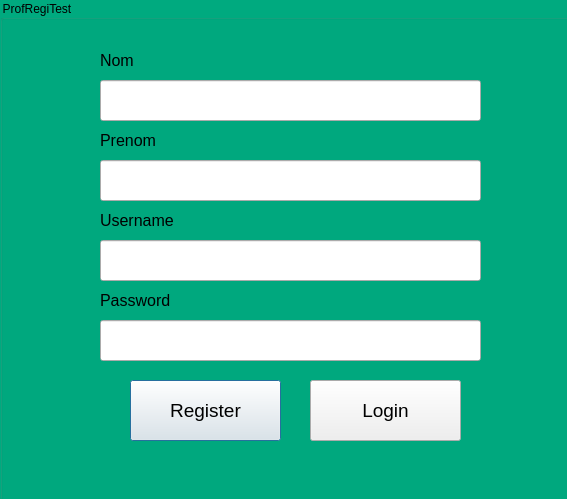
<?xml version="1.0" encoding="UTF-8"?>
<ui version="4.0">
 <class>PlatrformeEtud</class>
 <widget class="QDialog" name="PlatrformeEtud">
  <property name="geometry">
   <rect>
    <x>0</x>
    <y>0</y>
    <width>567</width>
    <height>499</height>
   </rect>
  </property>
  <property name="windowTitle">
   <string>Dialog</string>
  </property>
  <widget class="QGroupBox" name="ProfRegiTest">
   <property name="geometry">
    <rect>
     <x>0</x>
     <y>0</y>
     <width>641</width>
     <height>501</height>
    </rect>
   </property>
   <property name="styleSheet">
    <string notr="true">#ProfRegiTest{
background:rgb(0, 170, 127);
}</string>
   </property>
   <property name="title">
    <string>ProfRegiTest</string>
   </property>
   <widget class="QLabel" name="NomProf">
    <property name="geometry">
     <rect>
      <x>100</x>
      <y>50</y>
      <width>63</width>
      <height>20</height>
     </rect>
    </property>
    <property name="font">
     <font>
      <pointsize>12</pointsize>
     </font>
    </property>
    <property name="text">
     <string>Nom</string>
    </property>
   </widget>
   <widget class="QLabel" name="PrenomProf">
    <property name="geometry">
     <rect>
      <x>100</x>
      <y>130</y>
      <width>91</width>
      <height>20</height>
     </rect>
    </property>
    <property name="font">
     <font>
      <pointsize>12</pointsize>
     </font>
    </property>
    <property name="text">
     <string>Prenom</string>
    </property>
   </widget>
   <widget class="QLabel" name="PasswordProf">
    <property name="geometry">
     <rect>
      <x>100</x>
      <y>290</y>
      <width>101</width>
      <height>20</height>
     </rect>
    </property>
    <property name="font">
     <font>
      <pointsize>12</pointsize>
     </font>
    </property>
    <property name="text">
     <string>Password</string>
    </property>
   </widget>
   <widget class="QLabel" name="UsernameProf">
    <property name="geometry">
     <rect>
      <x>100</x>
      <y>210</y>
      <width>111</width>
      <height>20</height>
     </rect>
    </property>
    <property name="font">
     <font>
      <pointsize>12</pointsize>
     </font>
    </property>
    <property name="text">
     <string>Username</string>
    </property>
   </widget>
   <widget class="QLineEdit" name="NomProf_2">
    <property name="geometry">
     <rect>
      <x>100</x>
      <y>80</y>
      <width>381</width>
      <height>41</height>
     </rect>
    </property>
   </widget>
   <widget class="QLineEdit" name="PrenomProf_2">
    <property name="geometry">
     <rect>
      <x>100</x>
      <y>160</y>
      <width>381</width>
      <height>41</height>
     </rect>
    </property>
   </widget>
   <widget class="QLineEdit" name="UsernameProf_2">
    <property name="geometry">
     <rect>
      <x>100</x>
      <y>240</y>
      <width>381</width>
      <height>41</height>
     </rect>
    </property>
   </widget>
   <widget class="QLineEdit" name="PasswordProf_2">
    <property name="geometry">
     <rect>
      <x>100</x>
      <y>320</y>
      <width>381</width>
      <height>41</height>
     </rect>
    </property>
   </widget>
   <widget class="QPushButton" name="Profbutton">
    <property name="geometry">
     <rect>
      <x>130</x>
      <y>380</y>
      <width>151</width>
      <height>61</height>
     </rect>
    </property>
    <property name="font">
     <font>
      <pointsize>14</pointsize>
     </font>
    </property>
    <property name="text">
     <string>Register</string>
    </property>
   </widget>
   <widget class="QPushButton" name="Login">
    <property name="geometry">
     <rect>
      <x>310</x>
      <y>380</y>
      <width>151</width>
      <height>61</height>
     </rect>
    </property>
    <property name="font">
     <font>
      <pointsize>14</pointsize>
     </font>
    </property>
    <property name="styleSheet">
     <string notr="true">#login{
background:rgb(255, 0, 0);
}</string>
    </property>
    <property name="text">
     <string>Login</string>
    </property>
   </widget>
  </widget>
 </widget>
 <resources/>
 <connections/>
</ui>
